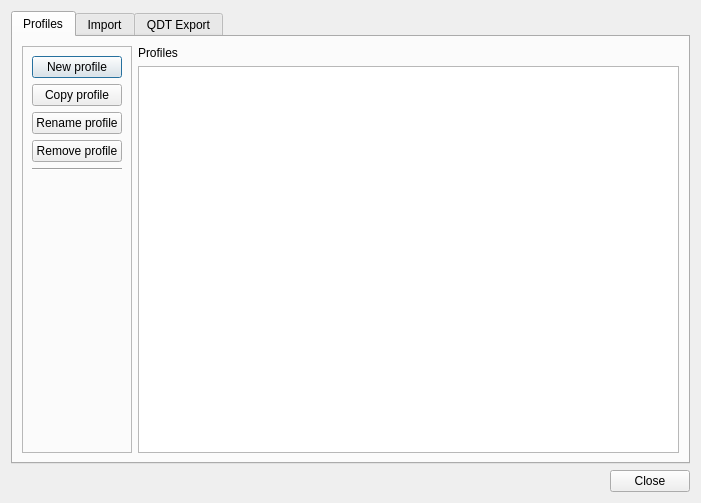
<?xml version="1.0" encoding="UTF-8"?>
<ui version="4.0">
 <class>ProfileManagerDialogBase</class>
 <widget class="QDialog" name="ProfileManagerDialogBase">
  <property name="geometry">
   <rect>
    <x>0</x>
    <y>0</y>
    <width>701</width>
    <height>503</height>
   </rect>
  </property>
  <property name="windowTitle">
   <string>Profile Manager</string>
  </property>
  <property name="sizeGripEnabled">
   <bool>false</bool>
  </property>
  <layout class="QVBoxLayout" name="verticalLayout">
   <item>
    <widget class="QTabWidget" name="tabWidget">
     <property name="currentIndex">
      <number>0</number>
     </property>
     <widget class="QWidget" name="tab_profiles">
      <attribute name="title">
       <string>Profiles</string>
      </attribute>
      <layout class="QHBoxLayout" name="horizontalLayout_2">
       <item>
        <widget class="QFrame" name="frame_2">
         <property name="frameShape">
          <enum>QFrame::StyledPanel</enum>
         </property>
         <property name="frameShadow">
          <enum>QFrame::Raised</enum>
         </property>
         <layout class="QVBoxLayout" name="verticalLayout_3">
          <item>
           <widget class="QPushButton" name="createProfileButton">
            <property name="text">
             <string>New profile</string>
            </property>
           </widget>
          </item>
          <item>
           <widget class="QPushButton" name="copyProfileButton">
            <property name="text">
             <string>Copy profile</string>
            </property>
           </widget>
          </item>
          <item>
           <widget class="QPushButton" name="editProfileButton">
            <property name="text">
             <string>Rename profile</string>
            </property>
           </widget>
          </item>
          <item>
           <widget class="QPushButton" name="removeProfileButton">
            <property name="text">
             <string>Remove profile</string>
            </property>
           </widget>
          </item>
          <item>
           <widget class="Line" name="line_2">
            <property name="orientation">
             <enum>Qt::Horizontal</enum>
            </property>
           </widget>
          </item>
          <item>
           <spacer name="verticalSpacer_2">
            <property name="orientation">
             <enum>Qt::Vertical</enum>
            </property>
            <property name="sizeHint" stdset="0">
             <size>
              <width>20</width>
              <height>40</height>
             </size>
            </property>
           </spacer>
          </item>
         </layout>
        </widget>
       </item>
       <item>
        <layout class="QVBoxLayout" name="verticalLayout_4">
         <item>
          <widget class="QLabel" name="label_4">
           <property name="text">
            <string>Profiles</string>
           </property>
          </widget>
         </item>
         <item>
          <widget class="QListView" name="list_profiles"/>
         </item>
        </layout>
       </item>
      </layout>
     </widget>
     <widget class="QWidget" name="tab_datasources">
      <attribute name="title">
       <string>Import</string>
      </attribute>
      <layout class="QHBoxLayout" name="horizontalLayout">
       <item>
        <widget class="QFrame" name="frame">
         <property name="frameShape">
          <enum>QFrame::StyledPanel</enum>
         </property>
         <property name="frameShadow">
          <enum>QFrame::Raised</enum>
         </property>
         <layout class="QVBoxLayout" name="verticalLayout_2">
          <item>
           <widget class="QLabel" name="label">
            <property name="text">
             <string>Source profile</string>
            </property>
           </widget>
          </item>
          <item>
           <widget class="QComboBox" name="comboBoxNamesSource"/>
          </item>
          <item>
           <widget class="QLabel" name="choseProfileLabel">
            <property name="text">
             <string>Target profile</string>
            </property>
           </widget>
          </item>
          <item>
           <widget class="QComboBox" name="comboBoxNamesTarget"/>
          </item>
          <item>
           <widget class="QCheckBox" name="checkBox_checkAll">
            <property name="toolTip">
             <string>Select all items in the source profile</string>
            </property>
            <property name="text">
             <string>Select all items</string>
            </property>
           </widget>
          </item>
          <item>
           <widget class="QPushButton" name="removeSourcesButton">
            <property name="toolTip">
             <string>Remove selected items from source profile</string>
            </property>
            <property name="text">
             <string>Remove selected items</string>
            </property>
           </widget>
          </item>
          <item>
           <widget class="QPushButton" name="importButton">
            <property name="toolTip">
             <string>Import selected items from source to target profile</string>
            </property>
            <property name="text">
             <string>Import selected items</string>
            </property>
           </widget>
          </item>
          <item>
           <widget class="Line" name="line">
            <property name="orientation">
             <enum>Qt::Horizontal</enum>
            </property>
           </widget>
          </item>
          <item>
           <spacer name="verticalSpacer">
            <property name="orientation">
             <enum>Qt::Vertical</enum>
            </property>
            <property name="sizeHint" stdset="0">
             <size>
              <width>20</width>
              <height>40</height>
             </size>
            </property>
           </spacer>
          </item>
         </layout>
        </widget>
       </item>
       <item>
        <widget class="QTabWidget" name="tabWidget_2">
         <property name="currentIndex">
          <number>0</number>
         </property>
         <widget class="QWidget" name="tab_inner_datasources">
          <attribute name="title">
           <string>Data Sources</string>
          </attribute>
          <layout class="QVBoxLayout" name="verticalLayout_5">
           <item>
            <widget class="QTreeWidget" name="treeWidgetSource">
             <column>
              <property name="text">
               <string>Source Profile:</string>
              </property>
             </column>
            </widget>
           </item>
           <item>
            <widget class="QTreeWidget" name="treeWidgetTarget">
             <property name="focusPolicy">
              <enum>Qt::NoFocus</enum>
             </property>
             <property name="selectionMode">
              <enum>QAbstractItemView::NoSelection</enum>
             </property>
             <column>
              <property name="text">
               <string>Target Profile:</string>
              </property>
             </column>
            </widget>
           </item>
          </layout>
         </widget>
         <widget class="QWidget" name="tab_plugins">
          <attribute name="title">
           <string>Plugins</string>
          </attribute>
          <layout class="QVBoxLayout" name="verticalLayout_6">
           <item>
            <widget class="QLabel" name="label_5">
             <property name="text">
              <string>Plugins in source profile</string>
             </property>
            </widget>
           </item>
           <item>
            <widget class="QListWidget" name="list_plugins"/>
           </item>
           <item>
            <widget class="QLabel" name="label_6">
             <property name="text">
              <string>Plugins in target profile</string>
             </property>
            </widget>
           </item>
           <item>
            <widget class="QListWidget" name="list_plugins_target">
             <property name="focusPolicy">
              <enum>Qt::NoFocus</enum>
             </property>
             <property name="selectionMode">
              <enum>QAbstractItemView::NoSelection</enum>
             </property>
            </widget>
           </item>
          </layout>
         </widget>
         <widget class="QWidget" name="tab_models">
          <attribute name="title">
           <string>Other (Import only)</string>
          </attribute>
          <layout class="QVBoxLayout" name="verticalLayout_7">
           <item>
            <widget class="QFrame" name="frame_3">
             <property name="frameShape">
              <enum>QFrame::StyledPanel</enum>
             </property>
             <property name="frameShadow">
              <enum>QFrame::Raised</enum>
             </property>
             <layout class="QVBoxLayout" name="verticalLayout_8">
              <item>
               <widget class="QCheckBox" name="bookmark_check">
                <property name="text">
                 <string>Bookmarks</string>
                </property>
               </widget>
              </item>
              <item>
               <widget class="QCheckBox" name="favourites_check">
                <property name="text">
                 <string>Favourites</string>
                </property>
               </widget>
              </item>
              <item>
               <widget class="QCheckBox" name="models_check">
                <property name="text">
                 <string>Models</string>
                </property>
               </widget>
              </item>
              <item>
               <widget class="QCheckBox" name="scripts_check">
                <property name="text">
                 <string>Scripts</string>
                </property>
               </widget>
              </item>
              <item>
               <widget class="QCheckBox" name="styles_check">
                <property name="text">
                 <string>Styles + Labels</string>
                </property>
               </widget>
              </item>
              <item>
               <widget class="QCheckBox" name="ui_check">
                <property name="text">
                 <string>UI Customization (e.g. hidden toolbar icons)</string>
                </property>
               </widget>
              </item>
              <item>
               <widget class="QCheckBox" name="functions_check">
                <property name="text">
                 <string>Expression Functions</string>
                </property>
               </widget>
              </item>
              <item>
               <spacer name="verticalSpacer_3">
                <property name="orientation">
                 <enum>Qt::Vertical</enum>
                </property>
                <property name="sizeHint" stdset="0">
                 <size>
                  <width>20</width>
                  <height>40</height>
                 </size>
                </property>
               </spacer>
              </item>
             </layout>
            </widget>
           </item>
          </layout>
         </widget>
        </widget>
       </item>
      </layout>
     </widget>
     <widget class="QWidget" name="tab_qdt_export">
      <attribute name="title">
       <string>QDT Export</string>
      </attribute>
      <layout class="QGridLayout" name="gridLayout">
       <item row="1" column="0">
        <widget class="QLabel" name="qdt_profile_label">
         <property name="sizePolicy">
          <sizepolicy hsizetype="Fixed" vsizetype="Preferred">
           <horstretch>0</horstretch>
           <verstretch>0</verstretch>
          </sizepolicy>
         </property>
         <property name="text">
          <string>Profile</string>
         </property>
        </widget>
       </item>
       <item row="5" column="0">
        <widget class="QLabel" name="qdt_qgis_min_version_label">
         <property name="text">
          <string>QGIS min. version</string>
         </property>
        </widget>
       </item>
       <item row="2" column="0">
        <widget class="QLabel" name="qdt_description_label">
         <property name="text">
          <string>Description</string>
         </property>
        </widget>
       </item>
       <item row="1" column="1" colspan="2">
        <widget class="QComboBox" name="qdt_export_profile_cbx"/>
       </item>
       <item row="3" column="0">
        <widget class="QLabel" name="qdt_email_label">
         <property name="text">
          <string>Email</string>
         </property>
        </widget>
       </item>
       <item row="3" column="1">
        <widget class="QLineEdit" name="qdt_email_edit"/>
       </item>
       <item row="4" column="1">
        <widget class="QLineEdit" name="qdt_version_edit"/>
       </item>
       <item row="8" column="0" colspan="2">
        <widget class="QCheckBox" name="qdt_clear_export_folder_checkbox">
         <property name="text">
          <string>Clear export folder</string>
         </property>
        </widget>
       </item>
       <item row="5" column="1">
        <widget class="QLineEdit" name="qdt_qgis_min_version_edit"/>
       </item>
       <item row="11" column="0" colspan="3">
        <spacer name="verticalSpacer_4">
         <property name="orientation">
          <enum>Qt::Vertical</enum>
         </property>
         <property name="sizeHint" stdset="0">
          <size>
           <width>20</width>
           <height>40</height>
          </size>
         </property>
        </spacer>
       </item>
       <item row="7" column="0" colspan="2">
        <widget class="QCheckBox" name="qdt_inactive_plugin_export_checkbox">
         <property name="text">
          <string>Export inactive plugins</string>
         </property>
        </widget>
       </item>
       <item row="4" column="0">
        <widget class="QLabel" name="qdt_version_label">
         <property name="text">
          <string>Version</string>
         </property>
        </widget>
       </item>
       <item row="10" column="0" colspan="3">
        <widget class="QPushButton" name="export_qdt_button">
         <property name="text">
          <string>Export</string>
         </property>
        </widget>
       </item>
       <item row="6" column="0">
        <widget class="QLabel" name="qdt_qgis_max_version_label">
         <property name="text">
          <string>QGIS max. version</string>
         </property>
        </widget>
       </item>
       <item row="6" column="1">
        <widget class="QLineEdit" name="qdt_qgis_max_version_edit"/>
       </item>
       <item row="2" column="1">
        <widget class="QTextEdit" name="qdt_description_edit"/>
       </item>
       <item row="0" column="1">
        <widget class="QgsFileWidget" name="qdt_file_widget">
         <property name="storageMode">
          <enum>QgsFileWidget::GetDirectory</enum>
         </property>
        </widget>
       </item>
       <item row="0" column="0">
        <widget class="QLabel" name="lbl_export_folder">
         <property name="text">
          <string>Export folder</string>
         </property>
        </widget>
       </item>
      </layout>
     </widget>
    </widget>
   </item>
   <item>
    <widget class="QDialogButtonBox" name="closeDialog">
     <property name="standardButtons">
      <set>QDialogButtonBox::Close</set>
     </property>
    </widget>
   </item>
  </layout>
 </widget>
 <customwidgets>
  <customwidget>
   <class>QgsFileWidget</class>
   <extends>QWidget</extends>
   <header>qgsfilewidget.h</header>
  </customwidget>
 </customwidgets>
 <resources/>
 <connections/>
</ui>
